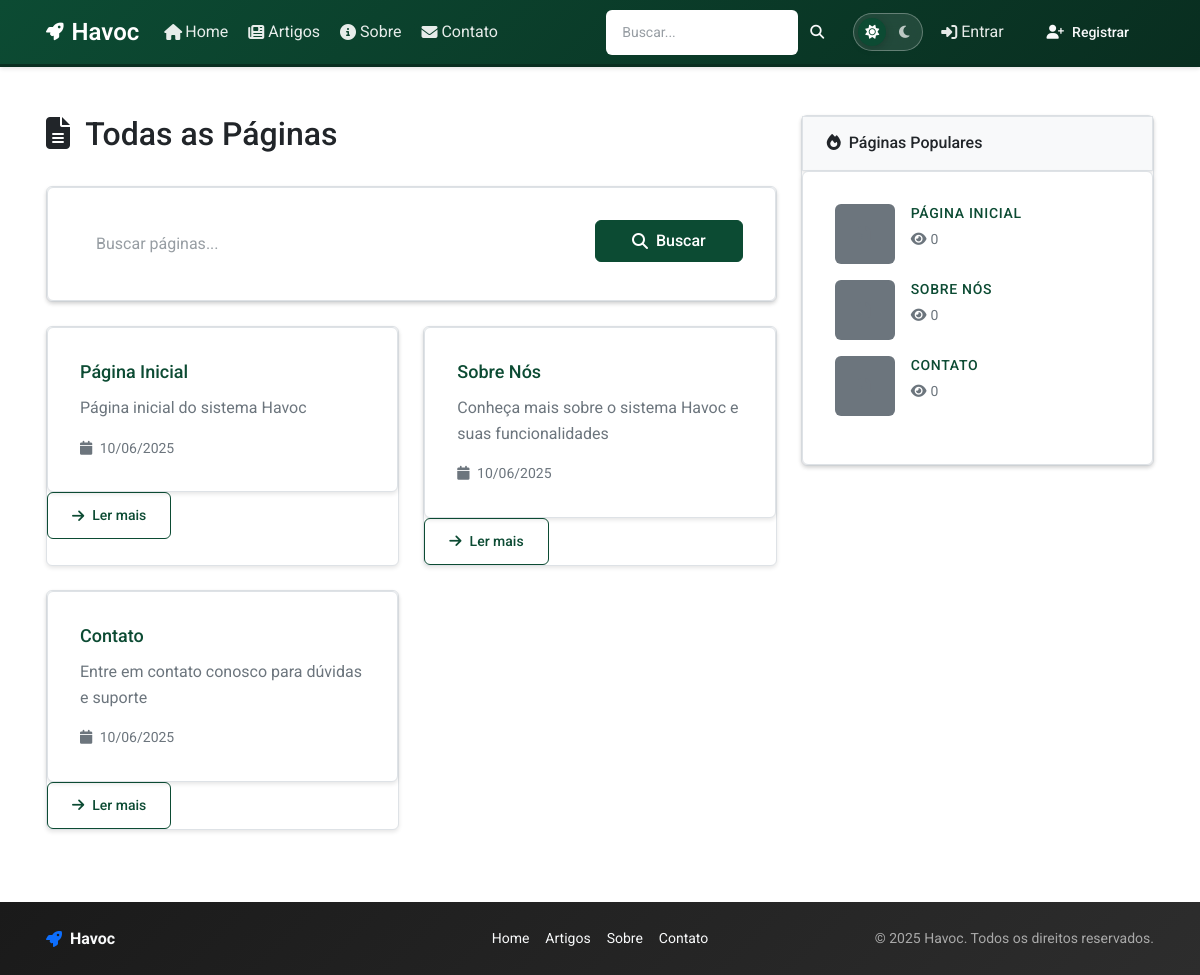
/paginas/, run on an earlier commit of the app's database.
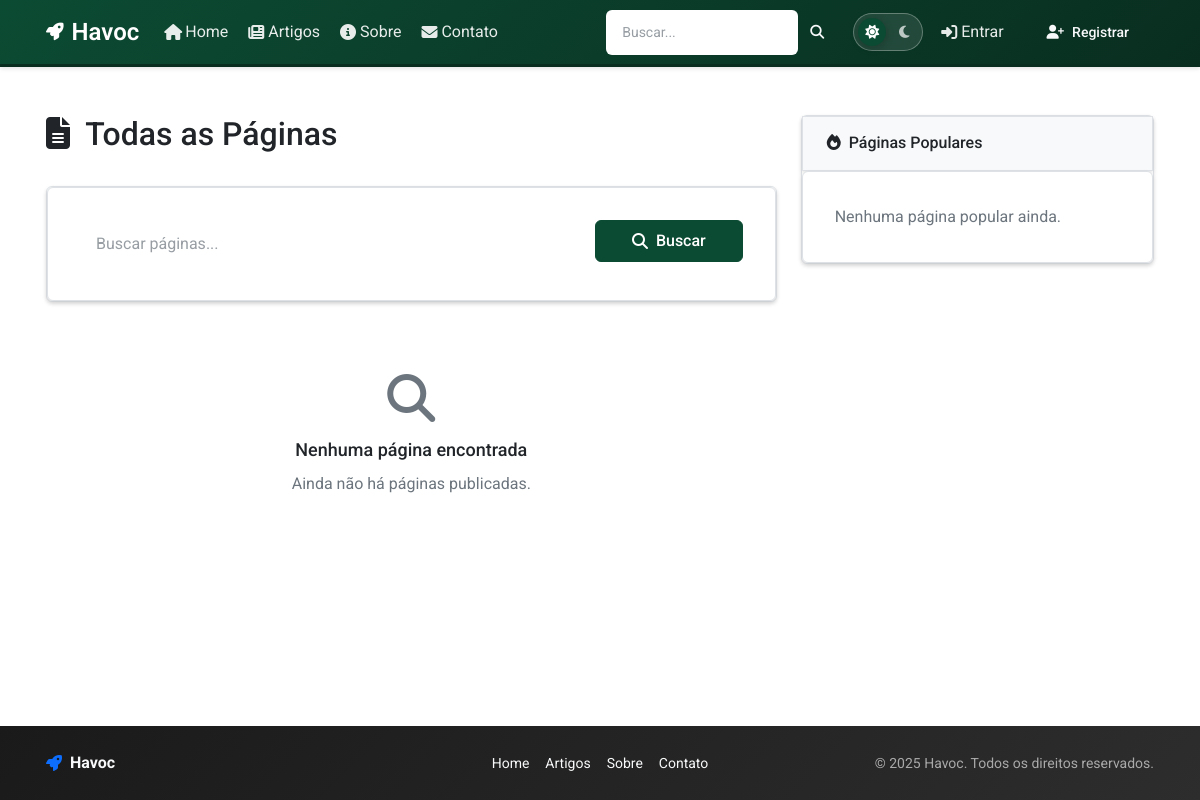
And on a later commit of the database.
### apps/pages/models/page.py (models this page shows, shortened)
class Page(models.Model):
    STATUS_CHOICES = [
        ('draft', 'Rascunho'),
        ('published', 'Publicado'),
        ('archived', 'Arquivado'),
    ]
    TEMPLATE_CHOICES = [
        ('pages/default.html', 'Padrão'),
        ('pages/landing.html', 'Landing Page'),
        ('pages/full_width.html', 'Largura Total'),
        ('pages/sidebar.html', 'Com Sidebar'),
    ]
    title = models.CharField(
        'título',
        max_length=200,
        validators=[MinLengthValidator(3)],
        help_text='Título da página'
    )
    slug = models.SlugField(
        'slug',
        max_length=200,
        unique=True,
        help_text='URL amigável da página'
    )
    content = models.TextField(
        'conteúdo',
        help_text='Conteúdo da página em HTML ou Markdown'
    )
    excerpt = models.TextField(
        'resumo',
        max_length=500,
        blank=True,
        help_text='Resumo da página para SEO e listagens'
    )
    status = models.CharField(
        'status',
        max_length=20,
        choices=STATUS_CHOICES,
        default='draft',
        help_text='Status de publicação da página'
    )
    template = models.CharField(
        'template',
        max_length=100,
        choices=TEMPLATE_CHOICES,
        default='pages/default.html',
        help_text='Template a ser usado para renderizar a página'
    )
    is_homepage = models.BooleanField(
        'é página inicial',
        default=False,
        help_text='Define se esta é a página inicial do site'
    )
    show_in_menu = models.BooleanField(
        'mostrar no menu',
        default=True,
        help_text='Se a página deve aparecer no menu de navegação'
    )
    menu_order = models.PositiveIntegerField(
        'ordem no menu',
        default=0,
        help_text='Ordem de exibição no menu (menor número = primeiro)'
    )
    parent = models.ForeignKey(
        'self',
        on_delete=models.CASCADE,
        null=True,
        blank=True,
        verbose_name='página pai',
        help_text='Página pai para criar hierarquia'
    )
    meta_title = models.CharField(
        'meta título',
        max_length=60,
        blank=True,
        help_text='Título para SEO (máximo 60 caracteres)'
    )
    meta_description = models.CharField(
        'meta descrição',
        max_length=160,
        blank=True,
        help_text='Descrição para SEO (máximo 160 caracteres)'
    )
    meta_keywords = models.CharField(
        'palavras-chave',
        max_length=255,
        blank=True,
        help_text='Palavras-chave separadas por vírgula'
    )
    created_by = models.ForeignKey(
        User,
        on_delete=models.SET_NULL,
        null=True,
        blank=True,
        related_name='created_pages',
        verbose_name='criado por'
    )
    updated_by = models.ForeignKey(
        User,
        on_delete=models.SET_NULL,
        null=True,
        blank=True,
        related_name='updated_pages',
        verbose_name='atualizado por'
    )
    created_at = models.DateTimeField(
        'criado em',
        auto_now_add=True
    )
    updated_at = models.DateTimeField(
        'atualizado em',
        auto_now=True
    )
    published_at = models.DateTimeField(
        'publicado em',
        null=True,
        blank=True,
        help_text='Data e hora de publicação'
    )
    view_count = models.PositiveIntegerField(
        'visualizações',
        default=0,
        help_text='Número de visualizações da página'
    )
    class Meta:
        verbose_name = 'página'
        verbose_name_plural = 'páginas'
        ordering = ['menu_order', 'title']
        indexes = [
            models.Index(fields=['slug']),
            models.Index(fields=['status', 'published_at']),
            models.Index(fields=['show_in_menu', 'menu_order']),
        ]

### apps/pages/views/page_views.py (the view)
# urls.py: path('paginas/', PageListView.as_view(), name='page_list'),
class PageListView(View):
    template_name = 'pages/page_list.html'
    def get(self, request):
        page_service = PageService(DjangoPageRepository())
        query = request.GET.get('q', '').strip()
        if query:
            pages = page_service.search_pages(query)
        else:
            pages = page_service.get_published_pages()
        paginator = Paginator(pages, 12)  # 12 páginas por página
        page_number = request.GET.get('page')
        page_obj = paginator.get_page(page_number)
        popular_pages = page_service.get_popular_pages(limit=5)
        context = {
            'page_obj': page_obj,
            'pages': page_obj.object_list,
            'query': query,
            'popular_pages': popular_pages,
            'meta_title': f'Páginas{" - " + query if query else ""}',
            'meta_description': 'Lista de páginas do site',
        }
        return render(request, self.template_name, context)

### apps/config/models/app_module_config.py (called while the page is built)
    @property
    def is_available(self):
        return self.is_enabled and self.status == 'active'

### apps/config/services/module_service.py (called while the page is built)
    def get_module_by_name(self, app_name: str) -> Optional[AppModuleConfiguration]:
        try:
            return AppModuleConfiguration.objects.get(app_name=app_name)
        except AppModuleConfiguration.DoesNotExist:
            return None

    def is_module_enabled(self, app_name: str) -> bool:
        module = self.get_module_by_name(app_name)
        return module.is_available if module else False

### apps/pages/repositories/page_repository.py (called while the page is built)
    def list_published(self) -> QuerySet:
        return Page.objects.filter(
            status='published'
        ).order_by('menu_order', 'title')

    def get_popular_pages(self, limit: int = 10) -> QuerySet:
        return Page.objects.filter(
            status='published'
        ).order_by('-view_count')[:limit]

### apps/pages/services/page_service.py (called while the page is built)
    def get_published_pages(self) -> QuerySet:
        return self.page_repository.list_published()

    def get_popular_pages(self, limit: int = 10) -> QuerySet:
        return self.page_repository.get_popular_pages(limit)

### apps/pages/templates/pages/page_list.html (shortened to what the changed rows need)
{% extends 'base.html' %}
{% block content %}
<div class="container my-5">
    <div class="row">
        <div class="col-lg-8">
            <div class="d-flex justify-content-between align-items-center mb-4">
                <h1 class="h2 text-sans text-body">
                    <i class="fas fa-file-alt me-2"></i>
                    {% if query %}
                        Resultados para "{{ query }}"
                    {% else %}
                        Todas as Páginas
                    {% endif %}
                </h1>
            </div>
            {% if pages %}
                <div class="row">
                    {% for page in pages %}
                        <div class="col-md-6 mb-4">
                            <div class="card-django h-100">
                                <div class="card-body card-django-body-spacious card-django">
                                    <h5 class="card-title text-sans text-body">
                                        <a href="{% url 'pages:page_detail' page.slug %}" class="text-decoration-none">
                                            {{ page.title }}
                                        </a>
                                    </h5>
                                    {% if page.excerpt %}
                                        <p class="card-django-text text-secondary text-body">{{ page.excerpt|truncatewords:20 }}</p>
                                    {% endif %}
                                    <div class="d-flex justify-content-between align-items-center">
                                        <small class="text-secondary">
                                            <i class="fas fa-calendar me-1"></i>
                                            {{ page.created_at|date:"d/m/Y" }}
                                        </small>
                                    </div>
                                </div>
                                <div class="card-django-footer bg-transparent">
                                    <a href="{% url 'pages:page_detail' page.slug %}" class="btn btn-outline-primary btn-sm btn-enhanced">
                                        <i class="fas fa-arrow-right me-1"></i>Ler mais
                                    </a>
                                </div>
                            </div>
                        </div>
                    {% endfor %}
                </div>
            {% else %}
                <div class="text-center py-5">
                    <i class="fas fa-search fa-3x text-secondary mb-3"></i>
                    <h4 class="text-sans text-body">Nenhuma página encontrada</h4>
                    {% if query %}
                        <p class="text-secondary text-body">Não encontramos páginas para "{{ query }}".</p>
                        <a href="{% url 'pages:page_list' %}" class="btn btn-primary btn-enhanced">Ver todas as páginas</a>
                    {% else %}
                        <p class="text-secondary text-body">Ainda não há páginas publicadas.</p>
                    {% endif %}
                </div>
            {% endif %}
        </div>
        <div class="col-lg-4">
            <div class="card-django">
                <div class="card-body card-django-body-spacious card-django">
                    {% if popular_pages %}
                        {% for page in popular_pages %}
                            <div class="d-flex mb-3">
                                {% if page.featured_image %}
                                    <img src="{{ page.featured_image.url }}" class="me-3 rounded"
                                         style="width: 60px; height: 60px; object-fit: cover;" alt="{{ page.title }}">
                                {% else %}
                                    <div class="me-3 bg-secondary rounded d-flex align-items-center justify-content-center"
                                         style="width: 60px; height: 60px;">
                                        <i class="fas fa-file-alt text-secondary"></i>
                                    </div>
                                {% endif %}
                                <div class="flex-grow-1">
                                    <h6 class="mb-1 text-sans text-body">
                                        <a href="{% url 'pages:page_detail' page.slug %}" class="text-decoration-none">
                                            {{ page.title|truncatechars:40 }}
                                        </a>
                                    </h6>
                                    <small class="text-secondary">
                                        <i class="fas fa-eye me-1"></i>{{ page.views_count|default:0 }}
                                    </small>
                                </div>
                            </div>
                        {% endfor %}
                    {% else %}
                        <p class="text-secondary mb-0 text-body">Nenhuma página popular ainda.</p>
                    {% endif %}
                </div>
            </div>
        </div>
    </div>
</div>
{% endblock %}

What changed in the data, as far as the page shows it:
removed Page: title "Página Inicial", excerpt "Página inicial do sistema Havoc", created_at "10/06/2025", title "PÁGINA INICIAL", views_count "0"
removed Page: title "Sobre Nós", excerpt "Conheça mais sobre o sistema Havoc e suas funcionalidades", created_at "10/06/2025", title "SOBRE NÓS", views_count "0"
removed Page: title "Contato", excerpt "Entre em contato conosco para dúvidas e suporte", created_at "10/06/2025", title "CONTATO", views_count "0"
Also different on the page:
text now shown: "Nenhuma página encontrada Ainda não há páginas publicadas. Nenhuma página popular ainda."
